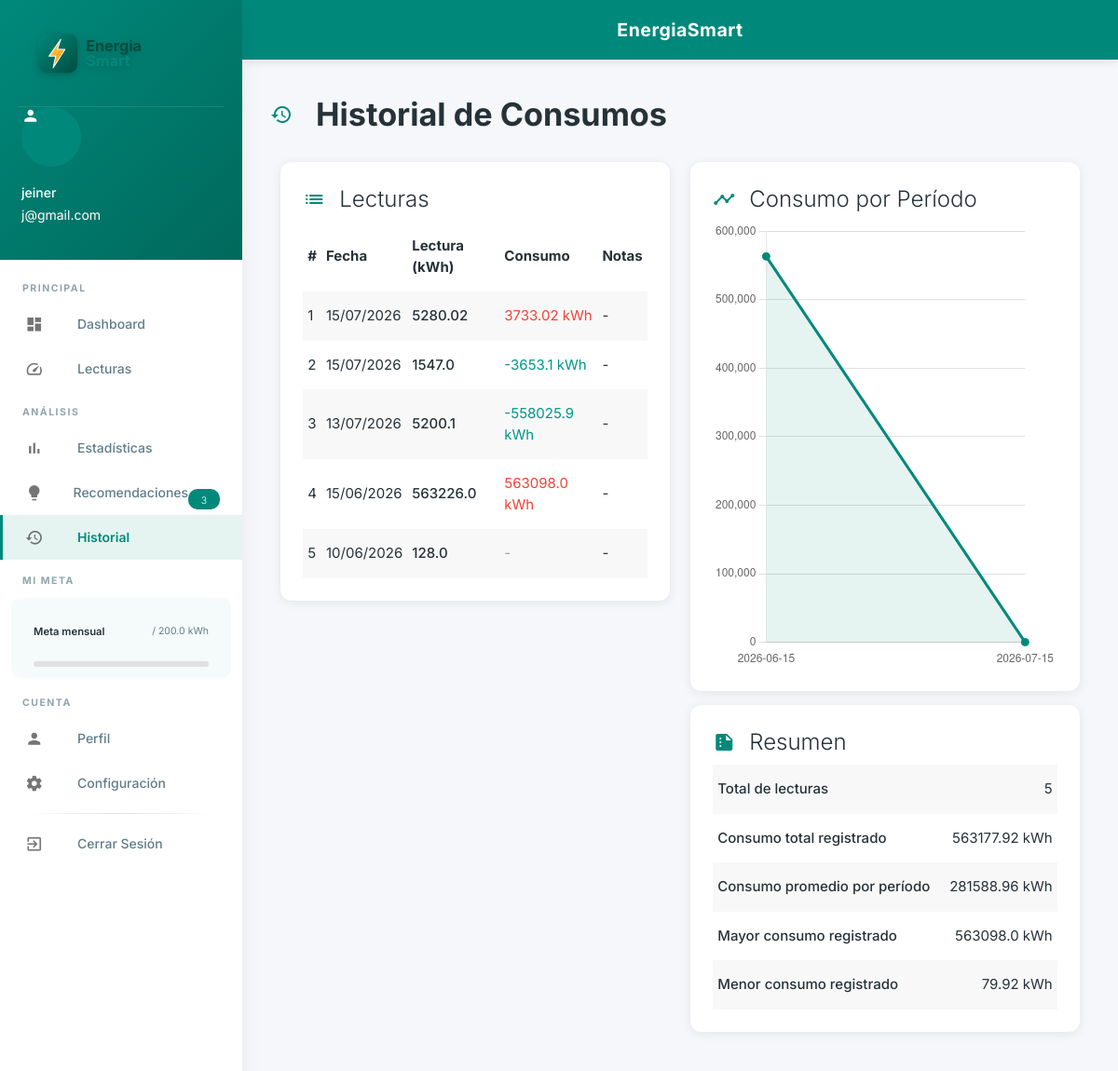
The app's page /history (signed in) with its own data.
### models.py (models this page shows, shortened)
class User(UserMixin, db.Model):
    __tablename__ = 'users'
    id = db.Column(db.Integer, primary_key=True)
    name = db.Column(db.String(100), nullable=False)
    email = db.Column(db.String(120), unique=True, nullable=False)
    password_hash = db.Column(db.String(256), nullable=False)
    monthly_goal_kwh = db.Column(db.Float, default=200.0)
    tariff_rate = db.Column(db.Float, default=0.15)
    currency = db.Column(db.String(10), default='USD')
    notifications_enabled = db.Column(db.Boolean, default=True)
    created_at = db.Column(db.DateTime, default=datetime.utcnow)
    readings = db.relationship('Reading', backref='user', lazy=True, cascade='all, delete-orphan')

class Reading(db.Model):
    __tablename__ = 'readings'
    id = db.Column(db.Integer, primary_key=True)
    user_id = db.Column(db.Integer, db.ForeignKey('users.id'), nullable=False)
    meter_reading = db.Column(db.Float, nullable=False)
    reading_date = db.Column(db.Date, nullable=False, default=datetime.utcnow)
    notes = db.Column(db.String(255), default='')
    created_at = db.Column(db.DateTime, default=datetime.utcnow)

### app.py (the view)
@app.route('/history')
@login_required
def history_page():
    readings = Reading.query.filter_by(user_id=current_user.id).order_by(Reading.reading_date.desc()).all()
    consumptions = calculate_consumption(readings)
    return render_template('history.html', readings=readings, consumptions=consumptions)

### app.py (called while the page is built)
@login_manager.user_loader
def load_user(user_id):
    return User.query.get(int(user_id))

def calculate_consumption(readings):
    if len(readings) < 2:
        return []
    sorted_readings = sorted(readings, key=lambda r: r.reading_date)
    consumption = []
    for i in range(1, len(sorted_readings)):
        diff = sorted_readings[i].meter_reading - sorted_readings[i - 1].meter_reading
        days = (sorted_readings[i].reading_date - sorted_readings[i - 1].reading_date).days
        if days > 0 and diff >= 0:
            consumption.append({
                'date': sorted_readings[i].reading_date.isoformat(),
                'kwh': round(diff, 2),
                'days': days,
                'daily_avg': round(diff / days, 2)
            })
    return consumption

### templates/history.html (shortened to what this page needs)
{% extends "base.html" %}
{% block body %}
<ul id="slide-out" class="sidenav sidenav-fixed">
    <li>
        <div class="user-view sidebar-header">
            <div class="background teal darken-2"></div>
            <div class="sidebar-logo">
                <img src="{{ url_for('static', filename='img/logo.svg') }}" alt="EnergiaSmart" style="width: 180px; height: auto; padding: 10px 0;">
            </div>
            <a href="{{ url_for('profile_page') }}"><i class="material-icons circle white-text teal darken-1">person</i></a>
            <a href="{{ url_for('profile_page') }}"><span class="white-text name">{{ current_user.name }}</span></a>
            <a href="{{ url_for('profile_page') }}"><span class="white-text email">{{ current_user.email }}</span></a>
        </div>
    </li>
    <li class="sidebar-section">PRINCIPAL</li>
    <li><a href="{{ url_for('dashboard') }}" class="waves-effect"><i class="material-icons">dashboard</i>Dashboard</a></li>
    <li><a href="{{ url_for('readings_page') }}" class="waves-effect"><i class="material-icons">speed</i>Lecturas</a></li>
    <li class="sidebar-section">ANÁLISIS</li>
    <li><a href="{{ url_for('statistics_page') }}" class="waves-effect"><i class="material-icons">bar_chart</i>Estadísticas</a></li>
    <li><a href="{{ url_for('recommendations_page') }}" class="waves-effect"><i class="material-icons">lightbulb</i>Recomendaciones<span class="badge new" data-badge="3">3</span></a></li>
    <li><a href="{{ url_for('history_page') }}" class="waves-effect active"><i class="material-icons">history</i>Historial</a></li>
    <li class="sidebar-section">MI META</li>
    <li class="sidebar-goal">
        <div class="goal-info">
            <span class="goal-label">Meta mensual</span>
            <span class="goal-value">{{ current_consumption }} / {{ current_user.monthly_goal_kwh }} kWh</span>
        </div>
        <div class="progress goal-progress">
        </div>
    </li>
    <li class="sidebar-section">CUENTA</li>
    <li><a href="{{ url_for('profile_page') }}" class="waves-effect"><i class="material-icons">person</i>Perfil</a></li>
    <li><a href="{{ url_for('settings_page') }}" class="waves-effect"><i class="material-icons">settings</i>Configuración</a></li>
    <li class="sidebar-divider"></li>
    <li><a href="{{ url_for('logout') }}" class="waves-effect red-text sidebar-logout"><i class="material-icons">exit_to_app</i>Cerrar Sesión</a></li>
</ul>
<main class="main-content">
    <nav class="nav-extended teal darken-1">
        <div class="nav-wrapper">
            <a href="{{ url_for('dashboard') }}" class="brand-logo center">EnergiaSmart</a>
        </div>
    </nav>
    <div class="container-fluid">
        <h4 class="page-title"><i class="material-icons left">history</i>Historial de Consumos</h4>
        <div class="row">
            <div class="col s12 l6">
                <div class="card z-depth-2">
                    <div class="card-content">
                        <span class="card-title"><i class="material-icons left">list</i>Lecturas</span>
                        <table class="striped highlight responsive-table">
                            <thead>
                                <tr>
                                    <th>#</th>
                                    <th>Fecha</th>
                                    <th>Lectura (kWh)</th>
                                    <th>Consumo</th>
                                    <th>Notas</th>
                                </tr>
                            </thead>
                            <tbody>
                                {% for reading in readings %}
                                <tr>
                                    <td>{{ loop.index }}</td>
                                    <td>{{ reading.reading_date.strftime('%d/%m/%Y') }}</td>
                                    <td><strong>{{ reading.meter_reading }}</strong></td>
                                    <td>
                                        {% if loop.index < readings|length %}
                                            {% set prev = readings[loop.index] %}
                                            {% set consumption = reading.meter_reading - prev.meter_reading %}
                                            <span class="{{ 'red-text' if consumption > 100 else 'teal-text' }}">{{ consumption|round(2) }} kWh</span>
                                        {% else %}
                                            <span class="grey-text">-</span>
                                        {% endif %}
                                    </td>
                                    <td>{{ reading.notes or '-' }}</td>
                                </tr>
                                {% endfor %}
                            </tbody>
                        </table>
                    </div>
                </div>
            </div>
            <div class="col s12 l6">
                <div class="card z-depth-2">
                    <div class="card-content">
                        <span class="card-title"><i class="material-icons left">timeline</i>Consumo por Período</span>
                        <canvas id="historyChart" height="400"></canvas>
                    </div>
                </div>
                <div class="card z-depth-2">
                    <div class="card-content">
                        <span class="card-title"><i class="material-icons left">summarize</i>Resumen</span>
                        <table class="striped">
                            <tbody>
                                <tr>
                                    <td><strong>Total de lecturas</strong></td>
                                    <td class="right-align">{{ readings|length }}</td>
                                </tr>
                                <tr>
                                    <td><strong>Consumo total registrado</strong></td>
                                    <td class="right-align">{{ consumptions|sum(attribute='kwh')|round(2) }} kWh</td>
                                </tr>
                                <tr>
                                    <td><strong>Consumo promedio por período</strong></td>
                                    <td class="right-align">
                                        {% if consumptions %}
                                            {{ (consumptions|sum(attribute='kwh') / consumptions|length)|round(2) }} kWh
                                        {% else %}
                                            0 kWh
                                        {% endif %}
                                    </td>
                                </tr>
                                <tr>
                                    <td><strong>Mayor consumo registrado</strong></td>
                                    <td class="right-align">
                                        {% if consumptions %}
                                            {{ consumptions|map(attribute='kwh')|max }} kWh
                                        {% else %}
                                            0 kWh
                                        {% endif %}
                                    </td>
                                </tr>
                                <tr>
                                    <td><strong>Menor consumo registrado</strong></td>
                                    <td class="right-align">
                                        {% if consumptions %}
                                            {{ consumptions|map(attribute='kwh')|min }} kWh
                                        {% else %}
                                            0 kWh
                                        {% endif %}
                                    </td>
                                </tr>
                            </tbody>
                        </table>
                    </div>
                </div>
            </div>
        </div>
    </div>
</main>
<script>
document.addEventListener('DOMContentLoaded', function() {
    M.Sidenav.init(document.querySelectorAll('.sidenav'));
    const consumptions = {{ consumptions | tojson }};
    if (consumptions.length > 0) {
        new Chart(document.getElementById('historyChart'), {
            type: 'line',
            data: {
                labels: consumptions.map(c => c.date),
                datasets: [{
                    label: 'Consumo (kWh)',
                    data: consumptions.map(c => c.kwh),
                    borderColor: '#00897b',
                    backgroundColor: 'rgba(0,137,123,0.1)',
                    fill: true,
                    tension: 0.4,
                    pointRadius: 4,
                    pointBackgroundColor: '#00897b'
                }]
            },
            options: {
                responsive: true,
                maintainAspectRatio: false,
                plugins: { legend: { display: false } },
                scales: {
                    y: { beginAtZero: true, grid: { color: '#e0e0e0' } },
                    x: { grid: { display: false } }
                }
            }
        });
    }
});
</script>
{% endblock %}

### static/css/style.css (style rules this page uses)
:root { --primary: #00897b; --primary-dark: #00695c; --primary-light: #4db6ac; --accent: #ff8f00; --bg: #f5f7fa; --card-bg: #ffffff; --text-primary: #263238; --text-secondary: #607d8b; --shadow: 0 2px 12px rgba(0,0,0,0.08); --shadow-hover: 0 8px 30px rgba(0,0,0,0.12); --radius: 12px; --sidebar-width: 260px; }
* { margin: 0; padding: 0; box-sizing: border-box; }
body { font-family: 'Inter', sans-serif; background: var(--bg); color: var(--text-primary); overflow-x: hidden; }
.sidenav { width: var(--sidebar-width) !important; background: #fff; box-shadow: 2px 0 20px rgba(0,0,0,0.05); }
.sidenav li a { color: var(--text-secondary) !important; font-weight: 500; padding: 0 24px; height: 48px; line-height: 48px; transition: all 0.2s ease; border-left: 3px solid transparent; display: flex; align-items: center; }
.sidenav li a.active { background: rgba(0,137,123,0.1) !important; color: var(--primary) !important; border-left: 3px solid var(--primary); font-weight: 600; }
.sidenav li a i { margin-right: 12px; font-size: 1.3rem; }
.sidebar-section { padding: 16px 24px 8px !important; font-size: 0.7rem; font-weight: 700; color: #90a4ae !important; letter-spacing: 1.5px; text-transform: uppercase; height: auto !important; line-height: normal !important; background: transparent !important; cursor: default !important; }
.sidenav li a .badge { margin-left: auto; background: var(--primary) !important; border-radius: 10px; font-size: 0.7rem; padding: 2px 8px; min-width: 22px; text-align: center; }
.sidenav li a .badge.new { background: var(--primary) !important; }
.sidebar-goal { padding: 12px 24px !important; height: auto !important; background: rgba(0,137,123,0.04) !important; margin: 4px 12px; border-radius: 10px; cursor: default !important; }
.goal-info { display: flex; justify-content: space-between; align-items: center; margin-bottom: 8px; }
.goal-label { font-size: 0.75rem; font-weight: 600; color: var(--text-primary); }
.goal-value { font-size: 0.7rem; color: var(--text-secondary); }
.goal-progress { height: 6px !important; border-radius: 3px; background: #e0e0e0; margin: 0; }
.sidebar-divider { height: 1px !important; background: linear-gradient(90deg, transparent, #e0e0e0, transparent) !important; margin: 8px 24px !important; }
.sidebar-logout { margin-top: 4px; }
.sidebar-header { padding: 20px !important; }
.sidebar-header .background { background: linear-gradient(135deg, var(--primary), var(--primary-dark)) !important; }
.sidebar-logo { text-align: center; padding: 5px 0; border-bottom: 1px solid rgba(255,255,255,0.1); }
.sidebar-logo img { filter: drop-shadow(0 2px 4px rgba(0,0,0,0.2)); }
.main-content { margin-left: var(--sidebar-width); min-height: 100vh; }
.nav-extended { background: linear-gradient(135deg, var(--primary), var(--primary-dark)) !important; box-shadow: 0 2px 10px rgba(0,0,0,0.1); }
.nav-wrapper { padding: 0 20px; }
.brand-logo { font-weight: 700; font-size: 1.3rem !important; letter-spacing: 0.5px; }
.container-fluid { padding: 20px 30px; max-width: 1400px; }
.page-title { font-weight: 700; color: var(--text-primary); margin: 20px 0 25px; display: flex; align-items: center; gap: 10px; }
.page-title i { color: var(--primary); }
.card { border-radius: var(--radius); border: none; box-shadow: var(--shadow); transition: box-shadow 0.3s; }
.card-title { font-weight: 600; color: var(--text-primary); display: flex; align-items: center; gap: 8px; }
.card-title i { color: var(--primary); }
.progress { border-radius: 4px; background: #e0e0e0; }
.btn-teal, .teal { background: var(--primary) !important; }
.card { animation: fadeInUp 0.4s ease-out; }

### records on screen
User: name "jeiner", email "j@gmail.com", monthly_goal_kwh "200.0"
Reading: reading_date "15/07/2026", meter_reading "5280.02", consumption "3733.02", notes "-"
Reading: reading_date "15/07/2026", meter_reading "1547.0", consumption "-3653.1", notes "-"
Reading: reading_date "13/07/2026", meter_reading "5200.1", consumption "-558025.9", notes "-"
Reading: reading_date "15/06/2026", meter_reading "563226.0", consumption "563098.0", notes "-"
Reading: reading_date "10/06/2026", meter_reading "128.0", notes "-"

### other values on screen
{{ readings|length }} "5"
{{ consumptions|sum(attribute='kwh')|round(2) }} "563177.92"
{{ (consumptions|sum(attribute='kwh') / consumptions|length)|round(2) }} "281588.96"
{{ consumptions|map(attribute='kwh')|max }} "563098.0"
{{ consumptions|map(attribute='kwh')|min }} "79.92"
